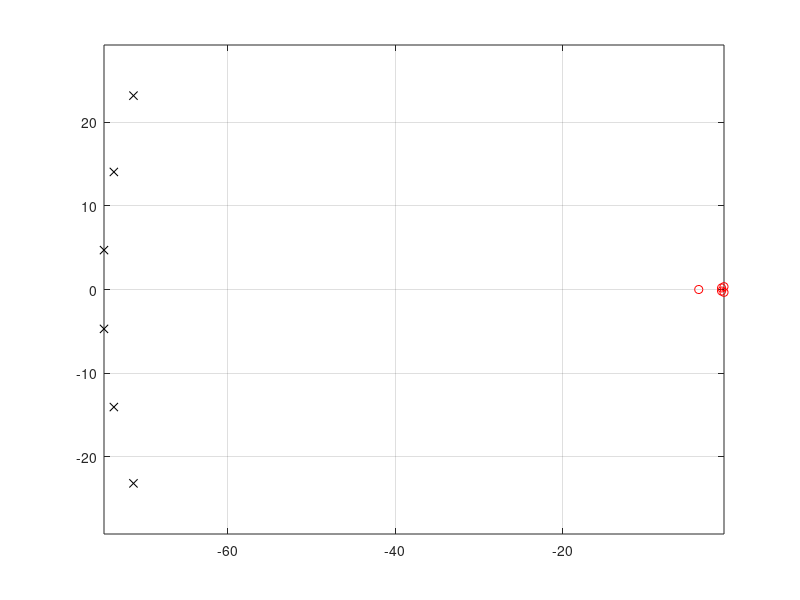

Recreate this plot in MATLAB.
%%%%%%%%%%% Calibration of the encoder and the hardware for the specific
%%%%%%%%%%% helicopter
Joystick_gain_x = 1;
Joystick_gain_y = -1;

%% PART I

%%%%%%%%%%% Physical constants
g = 9.81; % gravitational constant [m/s^2]
l_c = 0.46; % distance elevation axis to counterweight [m]
l_h = 0.66; % distance elevation axis to helicopter head [m]
l_p = 0.175; % distance pitch axis to motor [m]
m_c = 1.92; % Counterweight mass [kg]
m_p = 0.72; % Motor mass [kg]

V_s = 7;
K_f = -(g*(m_c*l_c-2*m_p*l_h))/(V_s*l_h);

%% PART II
% Problem 1

w_0 = 2.5;

L_1 = K_f*l_p; 
L_2 = g*(m_c*l_c-2*m_p*l_h);
L_3 = K_f*l_h;
L_4 = -L_3;

J_p = 2*m_p*(l_p)^2;
J_e = m_c*(l_c)^2 + 2*m_p*(l_h)^2;
J_y = m_c*(l_c)^2 + 2*m_p*((l_h)^2+(l_p)^2);

K_1 = L_1/J_p;
K_2 = L_3/J_e;
K_3 = L_4*V_s/J_y;

%%%%%%%%%%% Regulator paramaters - Method 1 - w0 og critical damping
Kpp = (w_0)^2/K_1;
Kpd = 2*sqrt(K_1*Kpp)/K_1;

% Problem 2

Krp = -1;

%% PART III
% Problem 2

A = [0 1 0; 0 0 0; 0 0 0];
B = [0 0; 0 K_1; K_2 0];
Q = [91.2 0 0; 0 50 0; 0 0 100];
R = [1 0; 0 1];
C = [1 0 0; 0 0 1];
K = lqr(A,B,Q,R);
P = inv(C*inv(-A+B*K)*B);

% Problem 3

A =  [0 1 0 0 0; 0 0 0 0 0; 0 0 0 0 0; 1 0 0 0 0; 0 0 1 0 0];
B =  [0 0; 0 K_1; K_2 0; 0 0; 0 0];
Q =  [91.2 0 0 0 0; 0 50 0 0 0; 0 0 100 0 0; 0 0 0 50 0; 0 0 0 0 50];
R =  [1 0; 0 1];
C =  [1 0 0 0 0; 0 0 1 0 0];
K =  lqr(A,B,Q,R);
P =  [0 9.999999999999998;9.549869109050656 0];

%% PART IV
% Problem 2

%%%%%%%%%%%%%% Using regulator design from part III problem 2
A_o =  [0 1 0 0 0 0; 0 0 0 0 0 0; 0 0 0 1 0 0; 0 0 0 0 0 0; 0 0 0 0 0 1; K_3 0 0 0 0 0];
B_o =  [0 0; 0 K_1; 0 0; K_2 0; 0 0; 0 0];
C_o =  [1 0 0 0 0 0; 0 0 1 0 0 0; 0 0 0 0 1 0];

%Found by testing
%poles = [-80,-80,-70+38i,-70-38i,-60+50i,-60-50i]; 

%Pole spreading
es = eig(A-B*K);
r0 = max(abs(es));

fr = 20;
phi = pi/10;
r = r0*fr;

spread = -phi:(phi/(2.5)):phi;
poles = -r*exp(1i*spread);

plot(real(es),imag(es),'or',real(poles),imag(poles),'kx');grid on;axis equal
L_o = place(transpose(A_o), transpose(C_o),poles).';

% Problem 3
%%%%%%%%%%%%%% Using regulator design from part III problem 2
poles = [-8,-8,-5,-20,-1,-11];
L_o = place(transpose(A_o), transpose(C_o),poles).';
